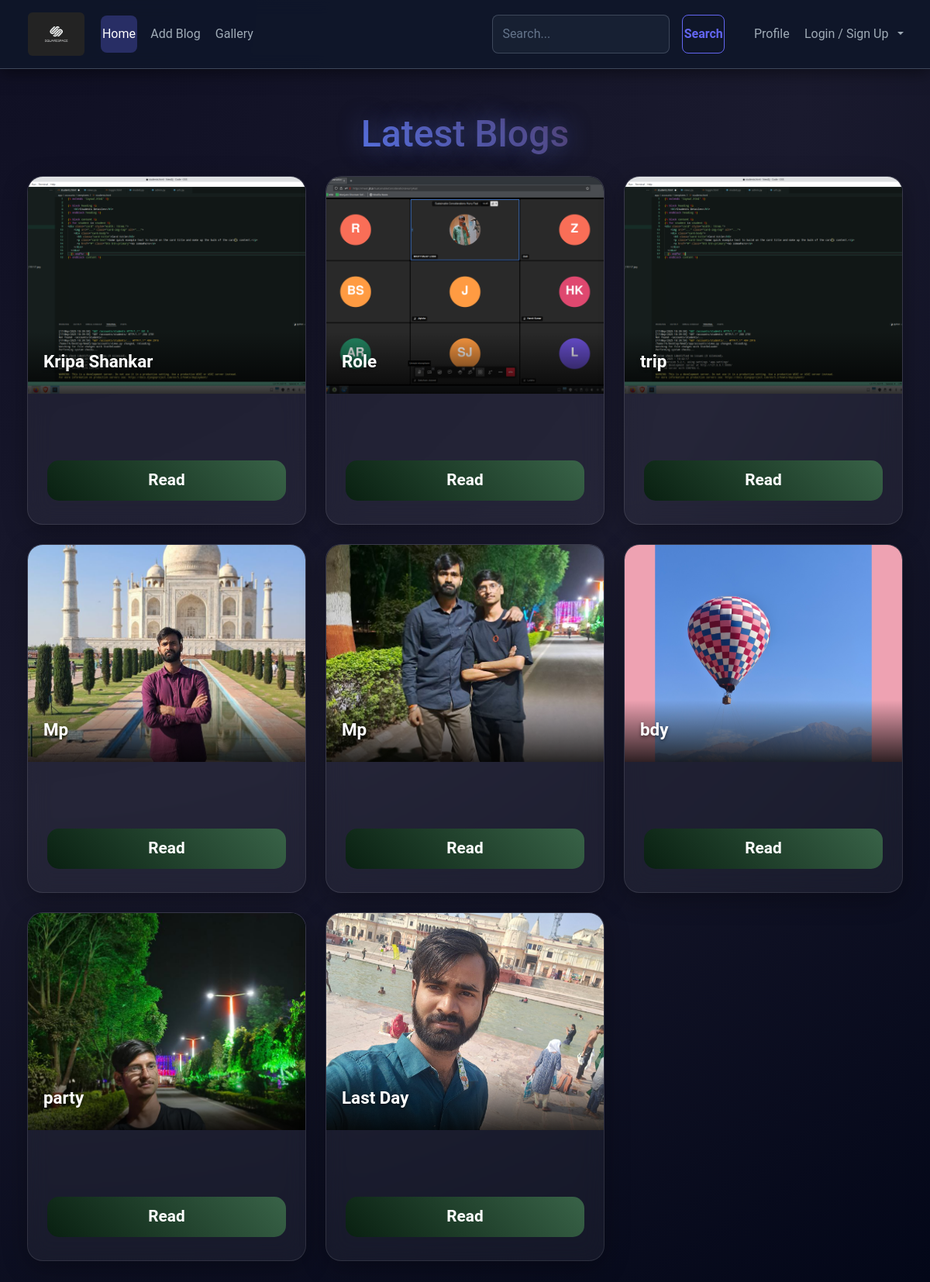
The page / on the database its author committed.
### accounts/models.py (models this page shows, shortened)
class Blog(models.Model):
    user =  models.ForeignKey(User, on_delete=models.CASCADE)
    name = models.CharField(max_length=50,null=False,blank=False)
    messeage = models.TextField(max_length = 100)
    image = models.ImageField(upload_to="image/", height_field=None, width_field=None, max_length=None)

### accounts/views.py (the view)
# urls.py: path('', views.home, name="home"),
def home(request):
    blogs = Blog.objects.all()
    return render(request,'home.html',{"blogs":blogs})

### templates/home.html (shortened to what this page needs)
{% extends 'base.html' %}
{% load static %}
{% block content %}
<div class="home-wrapper">
    <div class="home-container">
        <div class="home-header">
            <h2>Latest Blogs</h2>
        </div>
        {% if blogs %}
        <div class="blog-grid">
            {% for blog in blogs %}
            <div class="blog-card">
                <div class="blog-card-image-wrapper">
                    {% if blog.image %}
                        <img src="{{ blog.image.url }}" alt="{{ blog.name }}" class="blog-card-image">
                    {% else %}
                        <img src="{% static 'img/default_blog.png' %}" alt="{{ blog.name }}" class="blog-card-image">
                    {% endif %}
                    <div class="blog-card-overlay">
                        <h3 class="blog-card-title">{{ blog.name }}</h3>
                    </div>
                </div>
                <div class="blog-card-content">
                    <div class="blog-card-buttons">
                        <a href="{% url 'blog_detail' blog.id %}" class="blog-btn blog-btn-read">Read</a>
                    </div>
                </div>
            </div>
            {% endfor %}
        </div>
        {% else %}
        <div class="no-blogs">
            No blogs yet. Start by adding your first post!
        </div>
        {% endif %}
    </div>
</div>
{% endblock content %}

### templates/base.html (shortened to what this page needs)
{% load static %}
<!DOCTYPE html>
<html lang="en">
<head>
    <link href="https://cdn.jsdelivr.net/npm/bootstrap@5.3.3/dist/css/bootstrap.min.css" rel="stylesheet">
    <link rel="stylesheet" href="{% static 'css/theme.css' %}">
</head>
<body>
    {% block navbar %}
<nav class="navbar navbar-expand-lg bg-body-tertiary">
        <div class="container-fluid">
        <a class="navbar-brand" href="{% url 'home' %}">
            <img src="{% static 'images/logo.png' %}" alt="NRK Logo" class="logo-img">
        </a>
        <div class="collapse navbar-collapse" id="navbarSupportedContent">
            <ul class="navbar-nav me-auto mb-2 mb-lg-0">
                <li class="nav-item">
                    <a class="nav-link {% if request.path == '/' or request.path == '/home/' %}active{% endif %}" aria-current="page" href="{% url 'home' %}">Home</a>
                </li>
                <li class="nav-item">
                    <a class="nav-link {% if request.path == '/add_blog/' %}active{% endif %}" href="{% url 'add_blog' %}">Add Blog</a>
                </li>
                <li class="nav-item">
                    <a class="nav-link {% if request.path == '/gallery/' %}active{% endif %}" href="{% url 'gallery' %}">Gallery</a>
                </li>
            </ul>
            <div class="navbar-right-section">
                <form class="d-flex search-form me-3" role="search" action="{% url 'search' %}" method="get">
                    <input class="form-control me-2" type="search" name="q" placeholder="Search..." aria-label="Search">
                    <button class="btn btn-outline-success" type="submit">Search</button>
                </form>
                <ul class="navbar-nav mb-2 mb-lg-0">
                    {% if user.is_authenticated %}
                        <li class="nav-item">
                            <a class="nav-link" href="{% url 'profile' %}">
                                {{ user.first_name }} {{ user.last_name }}
                            </a>
                        </li>
                    {% else %}
                        <li class="nav-item">
                            <a class="nav-link" href="{% url 'profile' %}">Profile</a>
                        </li>
                    {% endif %}
                    <li class="nav-item dropdown">
                        <a class="nav-link dropdown-toggle" href="#" role="button" data-bs-toggle="dropdown" aria-expanded="false">
                            Login / Sign Up
                        </a>
                    </li>
                </ul>
            </div>
        </div>
    </div>
</nav>
{% endblock %}
    {% block content %}{% endblock %}
</body>
</html>

### static/css/theme.css (style rules this page uses)
:root { --bg-main: #020617; --bg-card: rgba(15, 23, 42, 0.95); --border-muted: rgba(148, 163, 184, 0.35); --text-main: #9fabb6ff; --text-muted: #64748b; --accent: #6366f1; --accent-2: #8b5cf6; --btn-primary-bg: linear-gradient(135deg, #6366f1, #8b5cf6); --btn-ghost-border: rgba(148, 163, 184, 0.8); --spacing-xs: 0.5rem; --spacing-sm: 0.75rem; --spacing-md: .1rem; }
body { background: radial-gradient(circle at top left, #0f0f23, #1a1a2e 50%, #020617) !important; color: var(--text-main) !important; font-family: 'Roboto', system-ui, -apple-system, Segoe UI, sans-serif !important; min-height: 100vh; margin: 0; padding-top: 4rem; }
.navbar { position: fixed; top: 0; left: 0; right: 0; z-index: 1030; background: var(--bg-card) !important; border: none !important; border-bottom: 1px solid var(--border-muted) !important; margin-bottom: 0 !important; backdrop-filter: blur(10px); box-shadow: 0 4px 20px rgba(0, 0, 0, 0.5); padding: var(--spacing-xs) var(--spacing-sm) !important; }
.navbar-brand { color: #ffffff !important; font-weight: 600; padding: var(--spacing-xs) var(--spacing-sm) !important; margin-right: var(--spacing-md) !important; }
.navbar-brand .logo-img { height: 56px; width: auto; border-radius: 6px; box-shadow: none; }
.navbar-nav .nav-link { color: var(--text-main) !important; transition: all 0.3s ease; padding: var(--spacing-sm) var(--spacing-md) !important; margin: 0 var(--spacing-xs) !important; border-radius: 8px; }
.navbar-nav .active > .nav-link, .navbar-nav .nav-link.active { background: rgba(99, 102, 241, 0.3) !important; color: #ffffff !important; }
.navbar-right-section { display: flex; align-items: center; gap: var(--spacing-sm); margin-left: auto !important; }
.search-form { max-width: 300px; }
.search-form .form-control { background: rgba(30, 41, 59, 0.6) !important; border: 1px solid rgba(148, 163, 184, 0.3) !important; color: #ffffff !important; transition: all 0.3s ease; border-radius: 8px !important; padding: var(--spacing-sm) !important; min-width: 180px; }
.search-form .form-control::placeholder { color: var(--text-muted) !important; }
.search-form .btn-outline-success { border-color: var(--accent) !important; color: var(--accent) !important; padding: var(--spacing-sm) var(--spacing-md) !important; border-radius: 8px !important; font-weight: 600; margin-left: var(--spacing-xs) !important; }
.dropdown-toggle::after { margin-left: var(--spacing-xs); }

### templates/home.html (style rules this page uses)
.home-wrapper { padding: 80px 20px 40px; min-height: calc(100vh - 70px); }
.home-container { max-width: 1400px; margin: 0 auto; padding: 0 15px; }
.home-header { text-align: center; margin-bottom: 25px; display: flex; flex-direction: column; gap: 8px; align-items: center; }
.home-header h2 { font-size: clamp(2rem, 4vw, 3rem); background: linear-gradient(45deg, #5670e0ff 0%, #4e3963ff 100%); -webkit-background-clip: text; -webkit-text-fill-color: transparent; background-clip: text; text-shadow: 0 0 30px rgba(102, 126, 234, 0.5); margin: 0; }
.blog-grid { display: grid; grid-template-columns: repeat(auto-fit, minmax(320px, 1fr)); gap: 25px; padding-bottom: 40px; }
.blog-card { background: rgba(255, 255, 255, 0.05); backdrop-filter: blur(15px); border-radius: 20px; overflow: hidden; box-shadow: 0 8px 32px rgba(0, 0, 0, 0.3); border: 1px solid rgba(255, 255, 255, 0.1); transition: all 0.4s cubic-bezier(0.175, 0.885, 0.32, 1.275); position: relative; height: 450px; display: flex; flex-direction: column; }
.blog-card-image-wrapper { height: 280px; overflow: hidden; position: relative; flex-shrink: 0; background: #020617; }
.blog-card-image { width: 100%; height: 100%; object-fit: cover; transition: transform 0.6s ease; }
.blog-card-overlay { position: absolute; bottom: 0; left: 0; right: 0; background: linear-gradient(transparent, rgba(0,0,0,0.8)); padding: 25px 20px 20px; color: white; }
.blog-card-title { font-size: 1.4rem; font-weight: 700; margin-bottom: 8px; text-shadow: 0 2px 4px rgba(0,0,0,0.5); }
.blog-card-content { padding: 25px 25px 30px; flex: 1; display: flex; flex-direction: column; position: relative; }
.blog-card-buttons { display: flex; gap: 10px; margin-top: auto; }
.blog-btn { flex: 1; padding: 10px 10px; border: none; border-radius: 15px; font-weight: 600; font-size: 1.3rem; cursor: pointer; transition: all 0.3s ease; text-decoration: none; display: inline-flex; align-items: center; justify-content: center; gap: 8px; text-align: center; }
.blog-btn-read { background: linear-gradient(45deg, #092011ff, #396348ff); color: white; }

### rows shown on the page
Blog: image (picture), name "Kripa Shankar"
Blog: image (picture), name "Role"
Blog: image (picture), name "trip"
Blog: image (picture), name "Mp"
Blog: image (picture), name "Mp"
Blog: image (picture), name "bdy"
Blog: image (picture), name "party"
Blog: image (picture), name "Last Day"
